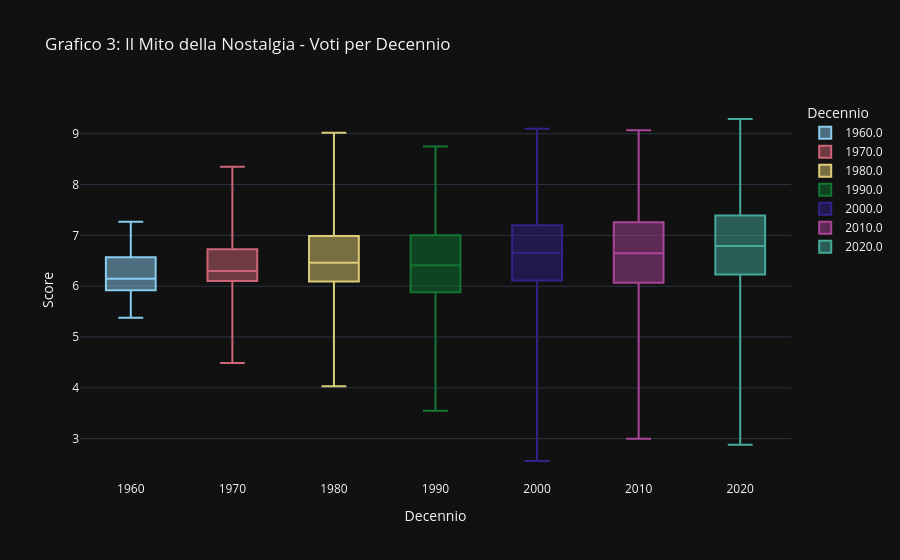

Here is the notebook cell this chart was saved with:
### Code cell
# Grafico 3: Box Plot - Distribuzione della Qualità (Score) per Decennio
# Questo grafico è molto meglio della Heatmap per confrontare periodi con numeri di produzione diversi

# 1. Creiamo la colonna Decennio
df['decade'] = (df['start_year'] // 10) * 10

# 2. Filtriamo dati validi (dal 1960 in poi)
df_scored = df.dropna(subset=['score', 'decade'])
df_scored = df_scored[df_scored['decade'] >= 1960]

# Ordiniamo il dataframe in base al decennio così Plotly li mostrerà in sequenza
df_scored = df_scored.sort_values(by='decade') 

# 3. Grafico
fig4 = px.box(df_scored, x='decade', y='score', 
              title='Grafico 3: Il Mito della Nostalgia - Voti per Decennio',
              labels={'decade': 'Decennio', 'score': 'Punteggio Medio'},
              color='decade', # Colora ogni decennio diversamente
              color_discrete_sequence=px.colors.qualitative.Safe, # Colori distinti
              points=False, # Nascondiamo i migliaia di punti singoli per pulizia
              template='plotly_dark')

fig4.update_layout(xaxis_type='category', xaxis_title="Decennio", yaxis_title="Score")
fig4.show()

### Figure 1 — Plotly figure (JSON) as saved in the notebook; plotly's stock layout.template omitted (floating-point values rounded to 4 significant figures; data arrays with more than 128 entries replaced by an {"elided": "..."} marker saying what was removed)
{"data": [{"alignmentgroup": "True", "boxpoints": false, "hovertemplate": "Decennio=%{x}<br>Punteggio Medio=%{y}<extra></extra>", "legendgroup": "1960.0", "marker": {"color": "rgb(136, 204, 238)"}, "name": "1960.0", "notched": false, "offsetgroup": "1960.0", "orientation": "v", "showlegend": true, "type": "box", "x": [1960.0, 1960.0, 1960.0, 1960.0, 1960.0, 1960.0, 1960.0, 1960.0, 1960.0, 1960.0, 1960.0, 1960.0, 1960.0, 1960.0, 1960.0, 1960.0, 1960.0, 1960.0, 1960.0, 1960.0, 1960.0, 1960.0, 1960.0, 1960.0, 1960.0, 1960.0, 1960.0, 1960.0, 1960.0, 1960.0, 1960.0, 1960.0, 1960.0, 1960.0, 1960.0, 1960.0, 1960.0, 1960.0, 1960.0, 1960.0, 1960.0, 1960.0, 1960.0, 1960.0, 1960.0, 1960.0, 1960.0, 1960.0, 1960.0, 1960.0, 1960.0, 1960.0, 1960.0, 1960.0, 1960.0, 1960.0, 1960.0, 1960.0, 1960.0, 1960.0], "x0": " ", "xaxis": "x", "y": [5.96, 6.17, 6.59, 5.71, 7.27, 6.2, 7.27, 7.08, 6.07, 6.58, 6.41, 6.73, 6.35, 6.05, 6.55, 6.15, 6.7, 6.43, 5.92, 5.88, 6.81, 5.84, 7.15, 6.31, 6.75, 6.69, 5.71, 5.93, 5.53, 6.03, 5.87, 6.18, 6.45, 6.6, 6.01, 6.92, 5.92, 6.72, 6.45, 6.77, 5.38, 5.6, 5.88, 6.01, 6.08, 5.9, 6.56, 6.1, 6.45, 6.04, 6.49, 5.92, 5.94, 5.88, 5.91, 6.16, 5.92, 6.14, 6.05, 5.85], "y0": " ", "yaxis": "y"}, {"alignmentgroup": "True", "boxpoints": false, "hovertemplate": "Decennio=%{x}<br>Punteggio Medio=%{y}<extra></extra>", "legendgroup": "1970.0", "marker": {"color": "rgb(204, 102, 119)"}, "name": "1970.0", "notched": false, "offsetgroup": "1970.0", "orientation": "v", "showlegend": true, "type": "box", "x": {"elided": "183 float values"}, "x0": " ", "xaxis": "x", "y": {"elided": "183 float values"}, "y0": " ", "yaxis": "y"}, {"alignmentgroup": "True", "boxpoints": false, "hovertemplate": "Decennio=%{x}<br>Punteggio Medio=%{y}<extra></extra>", "legendgroup": "1980.0", "marker": {"color": "rgb(221, 204, 119)"}, "name": "1980.0", "notched": false, "offsetgroup": "1980.0", "orientation": "v", "showlegend": true, "type": "box", "x": {"elided": "390 float values"}, "x0": " ", "xaxis": "x", "y": {"elided": "390 float values"}, "y0": " ", "yaxis": "y"}, {"alignmentgroup": "True", "boxpoints": false, "hovertemplate": "Decennio=%{x}<br>Punteggio Medio=%{y}<extra></extra>", "legendgroup": "1990.0", "marker": {"color": "rgb(17, 119, 51)"}, "name": "1990.0", "notched": false, "offsetgroup": "1990.0", "orientation": "v", "showlegend": true, "type": "box", "x": {"elided": "856 float values"}, "x0": " ", "xaxis": "x", "y": {"elided": "856 float values"}, "y0": " ", "yaxis": "y"}, {"alignmentgroup": "True", "boxpoints": false, "hovertemplate": "Decennio=%{x}<br>Punteggio Medio=%{y}<extra></extra>", "legendgroup": "2000.0", "marker": {"color": "rgb(51, 34, 136)"}, "name": "2000.0", "notched": false, "offsetgroup": "2000.0", "orientation": "v", "showlegend": true, "type": "box", "x": {"elided": "1840 float values"}, "x0": " ", "xaxis": "x", "y": {"elided": "1840 float values"}, "y0": " ", "yaxis": "y"}, {"alignmentgroup": "True", "boxpoints": false, "hovertemplate": "Decennio=%{x}<br>Punteggio Medio=%{y}<extra></extra>", "legendgroup": "2010.0", "marker": {"color": "rgb(170, 68, 153)"}, "name": "2010.0", "notched": false, "offsetgroup": "2010.0", "orientation": "v", "showlegend": true, "type": "box", "x": {"elided": "3006 float values"}, "x0": " ", "xaxis": "x", "y": {"elided": "3006 float values"}, "y0": " ", "yaxis": "y"}, {"alignmentgroup": "True", "boxpoints": false, "hovertemplate": "Decennio=%{x}<br>Punteggio Medio=%{y}<extra></extra>", "legendgroup": "2020.0", "marker": {"color": "rgb(68, 170, 153)"}, "name": "2020.0", "notched": false, "offsetgroup": "2020.0", "orientation": "v", "showlegend": true, "type": "box", "x": {"elided": "2156 float values"}, "x0": " ", "xaxis": "x", "y": {"elided": "2156 float values"}, "y0": " ", "yaxis": "y"}], "layout": {"boxmode": "overlay", "legend": {"title": {"text": "Decennio"}, "tracegroupgap": 0}, "title": {"text": "Grafico 3: Il Mito della Nostalgia - Voti per Decennio"}, "xaxis": {"anchor": "y", "categoryarray": [1960, 1970, 1980, 1990, 2000, 2010, 2020], "categoryorder": "array", "domain": [0, 1], "title": {"text": "Decennio"}, "type": "category"}, "yaxis": {"anchor": "x", "domain": [0, 1], "title": {"text": "Score"}}}}
